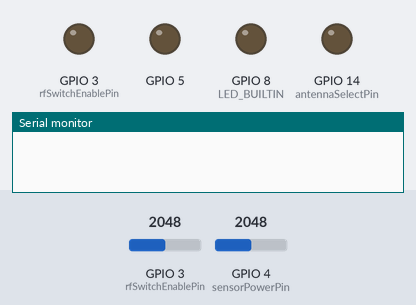
The sketch below on a simulated ESP32-C6. On the bench: output pins drawn as LEDs (lit = HIGH), the last lines printed to the serial monitor. Dashed ring = blinking. The inputs (shaded band) are chosen by the test bench; at power-on: GPIO 3 (rfSwitchEnablePin) = 2048, GPIO 4 (sensorPowerPin) = 2048 (analog values on the 0–4095 scale). A WiFi scan finds three made-up networks.

Above: at 0.0 s.
At 3.1 s:
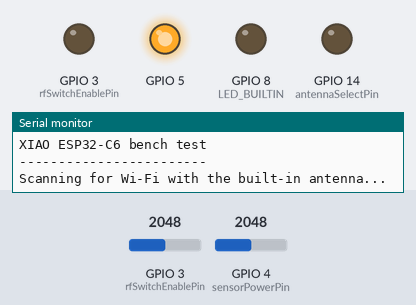
At 6.2 s:
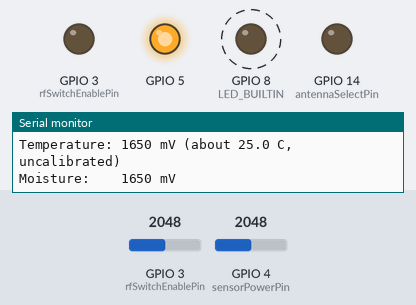
6.3 s: GPIO 3 (rfSwitchEnablePin) set to 10
9.3 s: GPIO 3 (rfSwitchEnablePin) set to 4095
Timing chart, 0 to 18.3 s (numbered marks = the images above; inputs shaded):
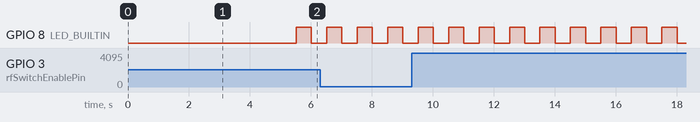

The sketch:

esp32_test.ino
```cpp
/*
  XIAO ESP32-C6 bench test
  ------------------------
  A simple check that the board, both sensors and the Wi-Fi radio work, with
  the board plugged into a laptop over USB-C. It needs no Wi-Fi password, no
  Pi and no battery. It never sleeps, so the USB port stays available.

  What it does
    - Blinks the orange LED next to the USB port, so you can see it running
    - Lists the Wi-Fi networks it can see, once, at start-up
    - Prints both sensor readings to the serial monitor every 2 seconds

  Wiring (same as the main sketch, so nothing moves afterwards)

    Board pin   Temperature sensor (KS0033)   Soil sensor (KS0049)
    ---------   ---------------------------   --------------------
    D1          S (signal)                    -
    D2          -                             S (signal)
    D3          + / V (power)                 + / V (power)
    GND         - / G (ground)                - / G (ground)

    D3 is switched on by this sketch and supplies 3.3 V. The 3V3 pin also
    works for a quick test. Never power the sensors from the 5V pin: their
    signal could then exceed 3.3 V and damage the board.

  Setup
    Arduino IDE board: XIAO_ESP32C6 (esp32 by Espressif core, version 3.x)
    Tools > USB CDC On Boot: Enabled
    Serial monitor: 115200 baud
*/

#include <WiFi.h>
#include <math.h>

// ---------------- Pins ----------------
const int tempPin        = D1;  // temperature sensor signal
const int moisturePin    = D2;  // soil moisture sensor signal
const int sensorPowerPin = D3;  // 3.3 V supply for both sensors

// RF switch on the XIAO ESP32-C6 (not exposed on the header pins)
const int rfSwitchEnablePin = 3;   // LOW = RF switch on
const int antennaSelectPin  = 14;  // LOW = built-in antenna, HIGH = U.FL antenna

// ---------------- Settings ----------------
// Set to true once the external antenna is plugged into the U.FL socket.
const bool USE_EXTERNAL_ANTENNA = false;

const unsigned long PRINT_INTERVAL_MS = 2000;
const unsigned long BLINK_INTERVAL_MS = 500;
const int NUM_SAMPLES = 10;

unsigned long lastPrint = 0;
unsigned long lastBlink = 0;
bool ledOn = false;

// ---------------- Helpers ----------------

// Average several readings to smooth out noise, in millivolts
int readAverageMv(int pin) {
  analogReadMilliVolts(pin);   // discard the first reading after switching pins
  long total = 0;
  for (int i = 0; i < NUM_SAMPLES; i++) {
    total += analogReadMilliVolts(pin);
    delay(2);
  }
  return total / NUM_SAMPLES;
}

// Uncalibrated temperature from the thermistor (no TEMP_OFFSET applied)
float temperatureFromMv(int mv) {
  float ratio = constrain(mv / 3300.0f, 0.001f, 0.999f);
  double logR = log(10000.0 * (1.0 / ratio - 1.0));
  double kelvin = 1.0 / (0.001129148 +
                         (0.000234125 + 0.0000000876741 * logR * logR) * logR);
  return kelvin - 273.15;
}

// A reading stuck at either end usually means a loose or missing wire
const char* wiringHint(int mv) {
  if (mv < 50)   return "  <- near 0 V: check the signal and power wires";
  if (mv > 3200) return "  <- near 3.3 V: check the signal and ground wires";
  return "";
}

void scanWifi() {
  pinMode(rfSwitchEnablePin, OUTPUT);
  digitalWrite(rfSwitchEnablePin, LOW);
  pinMode(antennaSelectPin, OUTPUT);
  digitalWrite(antennaSelectPin, USE_EXTERNAL_ANTENNA ? HIGH : LOW);

  Serial.print("Scanning for Wi-Fi with the ");
  Serial.println(USE_EXTERNAL_ANTENNA ? "external antenna..." : "built-in antenna...");

  WiFi.mode(WIFI_STA);
  int found = WiFi.scanNetworks();
  if (found <= 0) {
    Serial.println("No networks found. Check the antenna setting and try again.");
  }
  for (int i = 0; i < found; i++) {
    Serial.print("  ");
    Serial.print(WiFi.RSSI(i));
    Serial.print(" dBm  ");
    Serial.println(WiFi.SSID(i));
  }
  Serial.println("Closer to zero is stronger: -55 is good, -80 is poor.");
  Serial.println();

  WiFi.scanDelete();
  WiFi.mode(WIFI_OFF);   // radio off, so it doesn't add noise to the sensor readings
}

// ---------------- Main ----------------

void setup() {
  Serial.begin(115200);
  delay(3000);   // time to open the serial monitor after plugging in

  pinMode(LED_BUILTIN, OUTPUT);
  pinMode(sensorPowerPin, OUTPUT);
  digitalWrite(sensorPowerPin, HIGH);
  analogReadResolution(12);

  Serial.println();
  Serial.println("XIAO ESP32-C6 bench test");
  Serial.println("------------------------");
  scanWifi();
  Serial.println("Sensor readings every 2 seconds:");
}

void loop() {
  unsigned long now = millis();

  if (now - lastBlink >= BLINK_INTERVAL_MS) {
    lastBlink = now;
    ledOn = !ledOn;
    digitalWrite(LED_BUILTIN, ledOn ? LOW : HIGH);   // the LED lights when the pin is LOW
  }

  if (now - lastPrint >= PRINT_INTERVAL_MS) {
    lastPrint = now;

    int tempMv     = readAverageMv(tempPin);
    int moistureMv = readAverageMv(moisturePin);

    Serial.print("Temperature: ");
    Serial.print(tempMv);
    Serial.print(" mV (about ");
    Serial.print(temperatureFromMv(tempMv), 1);
    Serial.print(" C, uncalibrated)");
    Serial.println(wiringHint(tempMv));

    Serial.print("Moisture:    ");
    Serial.print(moistureMv);
    Serial.println(" mV");
  }
}
```

Measured:
- by itself, GPIO 8 (LED_BUILTIN): alternates HIGH for 0.50 s and LOW for 0.50 s
